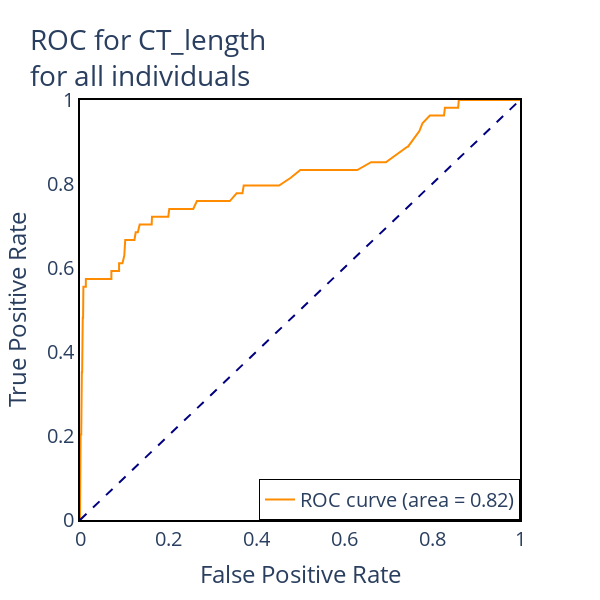

This figure's notebook cell:
### Code cell
roc(df, "CT_length", title="ROC for CT_length<br>for all individuals")

### Figure 1 — Plotly figure (JSON) as saved in the notebook; plotly's stock layout.template omitted (floating-point values rounded to 4 significant figures; data arrays with more than 128 entries replaced by an {"elided": "..."} marker saying what was removed)
{"data": [{"line": {"color": "darkorange", "width": 2}, "mode": "lines", "name": "ROC curve (area = 0.82)", "type": "scatter", "x": {"elided": "204 float values"}, "y": {"elided": "204 float values"}}, {"line": {"color": "navy", "dash": "dash", "width": 2}, "mode": "lines", "name": "Random", "showlegend": false, "type": "scatter", "x": [0, 1], "y": [0, 1]}], "layout": {"font": {"size": 20}, "height": 600, "legend": {"bordercolor": "black", "borderwidth": 1, "x": 1, "xanchor": "right", "y": 0, "yanchor": "bottom"}, "plot_bgcolor": "white", "showlegend": true, "title": {"text": "ROC for CT_length<br>for all individuals"}, "width": 600, "xaxis": {"linecolor": "black", "linewidth": 2, "mirror": true, "range": [0, 1], "showline": true, "title": {"text": "False Positive Rate"}}, "yaxis": {"linecolor": "black", "linewidth": 2, "mirror": true, "range": [0, 1], "showline": true, "title": {"text": "True Positive Rate"}}}}
